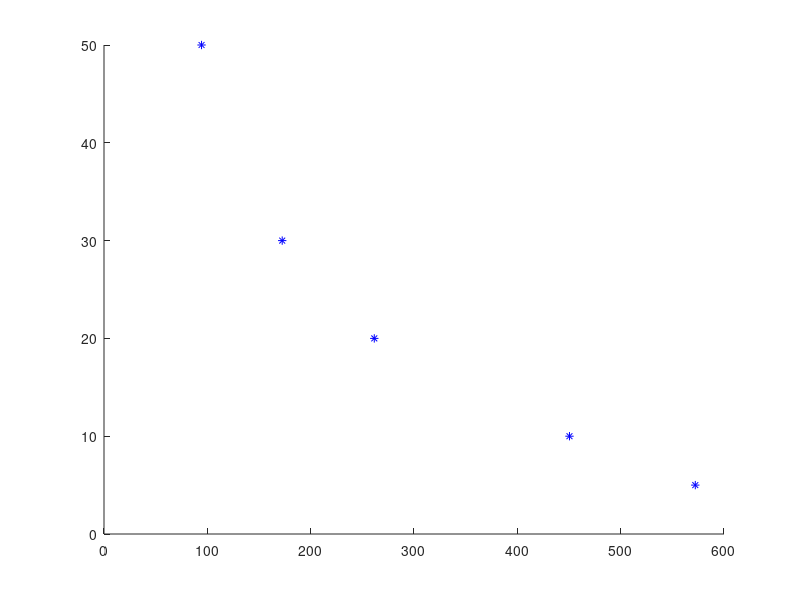

Recreate this plot in MATLAB. (Note: this script raises an error after producing the figure.)
clear
clf

m_5 = load("Calibration_5in.mat","m");
m_10 = load("Calibration_10in.mat","m");
m_20 = load("Calibration_20in.mat","m");
m_30 = load("Calibration_30in.mat","m");
m_50 = load("Calibration_50in.mat","m");

avg_05in = mean(m_5.m(:,1));
avg_10in = mean(m_10.m(:,1));
avg_20in = mean(m_20.m(:,1));
avg_30in = mean(m_30.m(:,1));
avg_50in = mean(m_50.m(:,1));

sensor_voltage = [avg_05in,avg_10in,avg_20in,avg_30in,avg_50in];
length = [5,10,20,30,50];

% Plotting Original Data
scatter(sensor_voltage,length,'b','*')

% Polynomial fitting to derive transfer function
P = polyfit(sensor_voltage,length,3);
sensor_fit = polyval(P,sensor_voltage);
eqn = string("Length = " + P(1)) + "*SensorData + " + string(P(2));

%Plotting Line Fit
hold on;
plot(sensor_voltage,sensor_fit,'r-.');

% Plotting estimates using transfer function
test_range = 0:10:800;
estimate_length=transfer_equation(test_range,P);
plot(test_range,estimate_length)

xlabel("Sensor Data")
ylabel("Length")
legend("Data","Fit","Estimate")
%%
function vals = transfer_equation(x,P)
    x3=P(1);
    x2=P(2);
    x1=P(3);
    c =P(4);
    vals = x3*x.^3+x2*x.^2+x1*x+c;
end